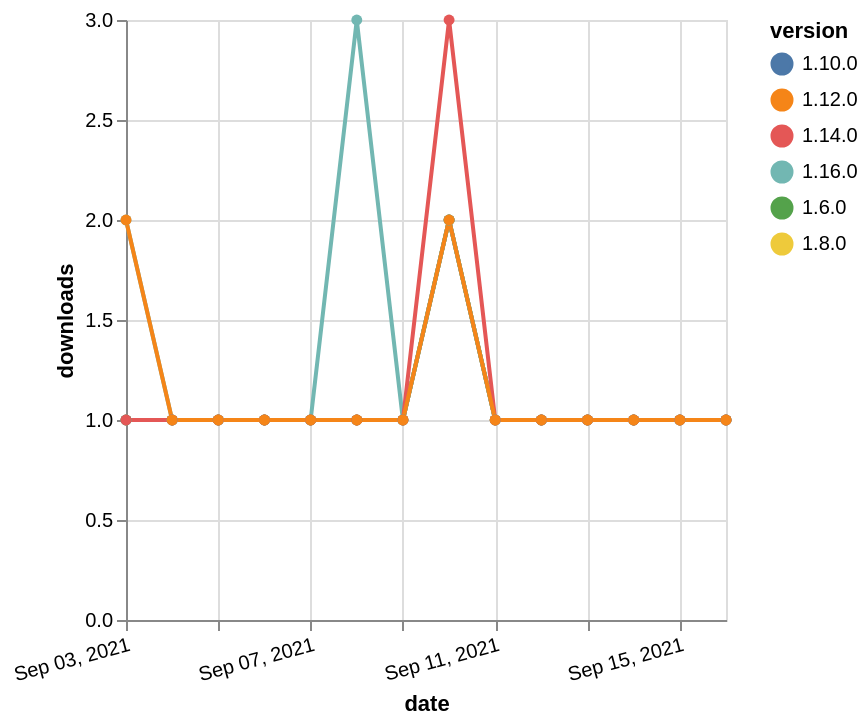

The Vega-Lite source for this figure:
### Vega-Lite specification from a JSON file in a GitHub repository (floating-point values rounded to 4 significant figures)
{"$schema": "https://vega.github.io/schema/vega-lite/v5.json", "description": "A simple bar chart with embedded data.", "data": {"values": [{"date": "2021-09-03", "total": 243, "delta": 1, "version": "1.6.0"}, {"date": "2021-09-04", "total": 244, "delta": 1, "version": "1.6.0"}, {"date": "2021-09-05", "total": 245, "delta": 1, "version": "1.6.0"}, {"date": "2021-09-06", "total": 246, "delta": 1, "version": "1.6.0"}, {"date": "2021-09-07", "total": 247, "delta": 1, "version": "1.6.0"}, {"date": "2021-09-08", "total": 248, "delta": 1, "version": "1.6.0"}, {"date": "2021-09-09", "total": 249, "delta": 1, "version": "1.6.0"}, {"date": "2021-09-10", "total": 251, "delta": 2, "version": "1.6.0"}, {"date": "2021-09-11", "total": 252, "delta": 1, "version": "1.6.0"}, {"date": "2021-09-12", "total": 253, "delta": 1, "version": "1.6.0"}, {"date": "2021-09-13", "total": 254, "delta": 1, "version": "1.6.0"}, {"date": "2021-09-14", "total": 255, "delta": 1, "version": "1.6.0"}, {"date": "2021-09-15", "total": 256, "delta": 1, "version": "1.6.0"}, {"date": "2021-09-16", "total": 257, "delta": 1, "version": "1.6.0"}, {"date": "2021-09-03", "total": 190, "delta": 1, "version": "1.8.0"}, {"date": "2021-09-04", "total": 191, "delta": 1, "version": "1.8.0"}, {"date": "2021-09-05", "total": 192, "delta": 1, "version": "1.8.0"}, {"date": "2021-09-06", "total": 193, "delta": 1, "version": "1.8.0"}, {"date": "2021-09-07", "total": 194, "delta": 1, "version": "1.8.0"}, {"date": "2021-09-08", "total": 195, "delta": 1, "version": "1.8.0"}, {"date": "2021-09-09", "total": 196, "delta": 1, "version": "1.8.0"}, {"date": "2021-09-10", "total": 198, "delta": 2, "version": "1.8.0"}, {"date": "2021-09-11", "total": 199, "delta": 1, "version": "1.8.0"}, {"date": "2021-09-12", "total": 200, "delta": 1, "version": "1.8.0"}, {"date": "2021-09-13", "total": 201, "delta": 1, "version": "1.8.0"}, {"date": "2021-09-14", "total": 202, "delta": 1, "version": "1.8.0"}, {"date": "2021-09-15", "total": 203, "delta": 1, "version": "1.8.0"}, {"date": "2021-09-16", "total": 204, "delta": 1, "version": "1.8.0"}, {"date": "2021-09-03", "total": 178, "delta": 1, "version": "1.10.0"}, {"date": "2021-09-04", "total": 179, "delta": 1, "version": "1.10.0"}, {"date": "2021-09-05", "total": 180, "delta": 1, "version": "1.10.0"}, {"date": "2021-09-06", "total": 181, "delta": 1, "version": "1.10.0"}, {"date": "2021-09-07", "total": 182, "delta": 1, "version": "1.10.0"}, {"date": "2021-09-08", "total": 183, "delta": 1, "version": "1.10.0"}, {"date": "2021-09-09", "total": 184, "delta": 1, "version": "1.10.0"}, {"date": "2021-09-10", "total": 186, "delta": 2, "version": "1.10.0"}, {"date": "2021-09-11", "total": 187, "delta": 1, "version": "1.10.0"}, {"date": "2021-09-12", "total": 188, "delta": 1, "version": "1.10.0"}, {"date": "2021-09-13", "total": 189, "delta": 1, "version": "1.10.0"}, {"date": "2021-09-14", "total": 190, "delta": 1, "version": "1.10.0"}, {"date": "2021-09-15", "total": 191, "delta": 1, "version": "1.10.0"}, {"date": "2021-09-16", "total": 192, "delta": 1, "version": "1.10.0"}, {"date": "2021-09-03", "total": 116, "delta": 2, "version": "1.16.0"}, {"date": "2021-09-04", "total": 117, "delta": 1, "version": "1.16.0"}, {"date": "2021-09-05", "total": 118, "delta": 1, "version": "1.16.0"}, {"date": "2021-09-06", "total": 119, "delta": 1, "version": "1.16.0"}, {"date": "2021-09-07", "total": 120, "delta": 1, "version": "1.16.0"}, {"date": "2021-09-08", "total": 123, "delta": 3, "version": "1.16.0"}, {"date": "2021-09-09", "total": 124, "delta": 1, "version": "1.16.0"}, {"date": "2021-09-10", "total": 126, "delta": 2, "version": "1.16.0"}, {"date": "2021-09-11", "total": 127, "delta": 1, "version": "1.16.0"}, {"date": "2021-09-12", "total": 128, "delta": 1, "version": "1.16.0"}, {"date": "2021-09-13", "total": 129, "delta": 1, "version": "1.16.0"}, {"date": "2021-09-14", "total": 130, "delta": 1, "version": "1.16.0"}, {"date": "2021-09-15", "total": 131, "delta": 1, "version": "1.16.0"}, {"date": "2021-09-16", "total": 132, "delta": 1, "version": "1.16.0"}, {"date": "2021-09-03", "total": 179, "delta": 1, "version": "1.14.0"}, {"date": "2021-09-04", "total": 180, "delta": 1, "version": "1.14.0"}, {"date": "2021-09-05", "total": 181, "delta": 1, "version": "1.14.0"}, {"date": "2021-09-06", "total": 182, "delta": 1, "version": "1.14.0"}, {"date": "2021-09-07", "total": 183, "delta": 1, "version": "1.14.0"}, {"date": "2021-09-08", "total": 184, "delta": 1, "version": "1.14.0"}, {"date": "2021-09-09", "total": 185, "delta": 1, "version": "1.14.0"}, {"date": "2021-09-10", "total": 188, "delta": 3, "version": "1.14.0"}, {"date": "2021-09-11", "total": 189, "delta": 1, "version": "1.14.0"}, {"date": "2021-09-12", "total": 190, "delta": 1, "version": "1.14.0"}, {"date": "2021-09-13", "total": 191, "delta": 1, "version": "1.14.0"}, {"date": "2021-09-14", "total": 192, "delta": 1, "version": "1.14.0"}, {"date": "2021-09-15", "total": 193, "delta": 1, "version": "1.14.0"}, {"date": "2021-09-16", "total": 194, "delta": 1, "version": "1.14.0"}, {"date": "2021-09-03", "total": 163, "delta": 2, "version": "1.12.0"}, {"date": "2021-09-04", "total": 164, "delta": 1, "version": "1.12.0"}, {"date": "2021-09-05", "total": 165, "delta": 1, "version": "1.12.0"}, {"date": "2021-09-06", "total": 166, "delta": 1, "version": "1.12.0"}, {"date": "2021-09-07", "total": 167, "delta": 1, "version": "1.12.0"}, {"date": "2021-09-08", "total": 168, "delta": 1, "version": "1.12.0"}, {"date": "2021-09-09", "total": 169, "delta": 1, "version": "1.12.0"}, {"date": "2021-09-10", "total": 171, "delta": 2, "version": "1.12.0"}, {"date": "2021-09-11", "total": 172, "delta": 1, "version": "1.12.0"}, {"date": "2021-09-12", "total": 173, "delta": 1, "version": "1.12.0"}, {"date": "2021-09-13", "total": 174, "delta": 1, "version": "1.12.0"}, {"date": "2021-09-14", "total": 175, "delta": 1, "version": "1.12.0"}, {"date": "2021-09-15", "total": 176, "delta": 1, "version": "1.12.0"}, {"date": "2021-09-16", "total": 177, "delta": 1, "version": "1.12.0"}]}, "width": "container", "mark": {"type": "line", "point": {"filled": true}}, "encoding": {"x": {"field": "date", "type": "temporal", "timeUnit": "yearmonthdate", "title": "date", "axis": {"labelAngle": -15}}, "y": {"field": "delta", "type": "quantitative", "title": "downloads"}, "color": {"field": "version", "type": "nominal"}, "tooltip": {"field": "delta"}}}
